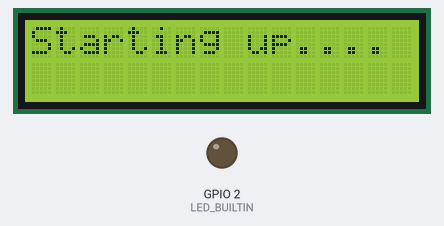
The sketch below on a simulated ESP32. Parts: 16×2 character LCD, output pins drawn as LEDs (lit = HIGH). Dashed ring = blinking. WiFi joins after 1.5 s; servers stay silent unless stated; what the sketch prints to the serial monitor is not drawn.

Above: at 0.1 s.
At 1.1 s:
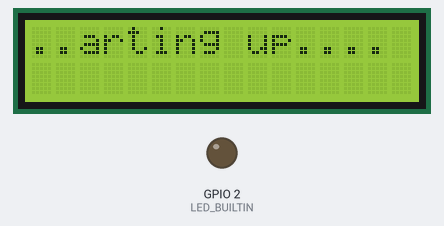
At 2.6 s:
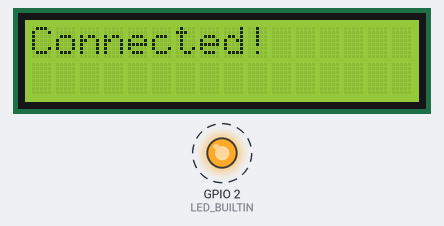
At 3.9 s:
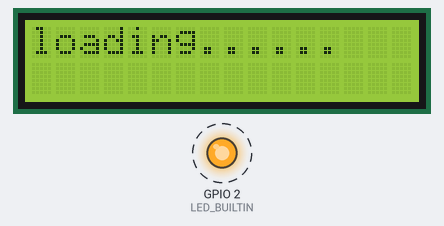
Timing chart, 0 to 40.0 s (numbered marks = the images above):
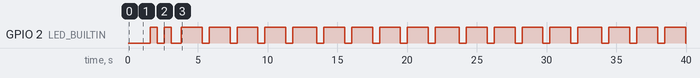

The sketch:

index.ino
```cpp
#include <ArduinoJson.h>
#include <HTTPClient.h>
#include <LiquidCrystal_I2C.h>
#include <WiFi.h>

const char* ssid = "WIFI_NAME";
const char* password = "WIFI_PASSWORD";

LiquidCrystal_I2C lcd(0x27, 16, 2); // Define the LCD's address, columns, and rows

int counter = 5; // Initial counter value

void makeAPICall() {
  HTTPClient http;
  lcd.clear(); // Clear the LCD
  lcd.setCursor(0, 0);
  lcd.print("loading...... ");
  http.begin("https://esp32.up.railway.app/queue/single/esp");

  int httpCode = http.GET();

  if (httpCode > 0) {
    String payload = http.getString();
    //lcd.clear(); // Clear the LCD
    lcd.setCursor(0, 0);
    // lcd.print("GOTTEN BODY ");
    Serial.println(payload);
    DynamicJsonDocument doc(1024);
    deserializeJson(doc, payload);
    int queueIndex = doc["queueIndex"];
    String name = doc["name"];
    String message = doc["message"];

    // Display information on LCD
    lcd.setCursor(0, 0);
    // lcd.print(counter);
    // lcd.print("-");
    lcd.print(queueIndex + 1);
    lcd.print(":");
    lcd.print(name);
    lcd.setCursor(0, 1);
    lcd.print(message);
    delay(3000);
    scrollText(name, message);
    // Print to Serial
    Serial.print("Message: ");
    Serial.println(message);
    Serial.print("Name: ");
    Serial.println(name);
  } else {
    Serial.println("Error on HTTP request");
  }

  http.end();
}
void clearRow(int row) {
  lcd.setCursor(0, row); // Set the cursor to the beginning of the specified row
  for(int i=0; i<16; i++) {
    lcd.print(" "); // Print spaces to clear the row
  }
}
void scrollText(String topText, String text) {
  int textLength = text.length();
  for (int i = 0; i <= textLength - 16; i++) {
    lcd.clear();  // Clear the screen
    lcd.setCursor(0, 0);
    lcd.print(topText);
    lcd.setCursor(0, 1);  // Set cursor to start of first row
    lcd.print(text.substring(i, i+16));  // Print the substring of text
    delay(500);  // Adjust this delay to control scrolling speed
  }
  delay(1000);  // Pause at the end of scrolling
}
void setup() {
  Serial.begin(115200);
  pinMode(LED_BUILTIN, OUTPUT);
  lcd.init();
  lcd.backlight();
  lcd.setCursor(0, 0);
  lcd.print("Starting up....");

  WiFi.mode(WIFI_STA);
  WiFi.begin(ssid, password);
  lcd.setCursor(0, 0);
  while (WiFi.status() != WL_CONNECTED) {
    delay(500);
    Serial.print(".");
    lcd.print(".");
  }

  Serial.println("");
  Serial.print("Connected to ");
  Serial.println(ssid);
  lcd.clear();
  lcd.setCursor(0, 0);
  lcd.print("Connected!");
  Serial.print("IP address: ");
  Serial.println(WiFi.localIP());
  blinkLed(2);
  makeAPICall();
}

void loop() {
  if (WiFi.status() == WL_CONNECTED) {
    digitalWrite(LED_BUILTIN, HIGH);
    delay(1000);
    counter--;
    if (counter <= 0) {
      counter = 5;
      makeAPICall();
       // Reset the counter
    }
  }
  blinkLed(1);
}

void blinkLed(int times) {
  for (int i = 0; i < times; i++) {
    digitalWrite(LED_BUILTIN, HIGH);
    delay(500);
    digitalWrite(LED_BUILTIN, LOW);
    delay(500);
  }
}
```

Measured:
- by itself, GPIO 2 (LED_BUILTIN): HIGH → LOW at 2.1 s, → HIGH 0.50 s later, → LOW 0.50 s later, → HIGH 0.72 s later, … (39 changes in this stretch)
- by itself, everything shown: repeats every 6.2 s, in 6 steps
- what the display in image 1 shows lasts 0.5 s, from 1.1 s to 1.6 s
- what the display in image 2 shows lasts 2.0 s, from 1.6 s to 3.6 s
